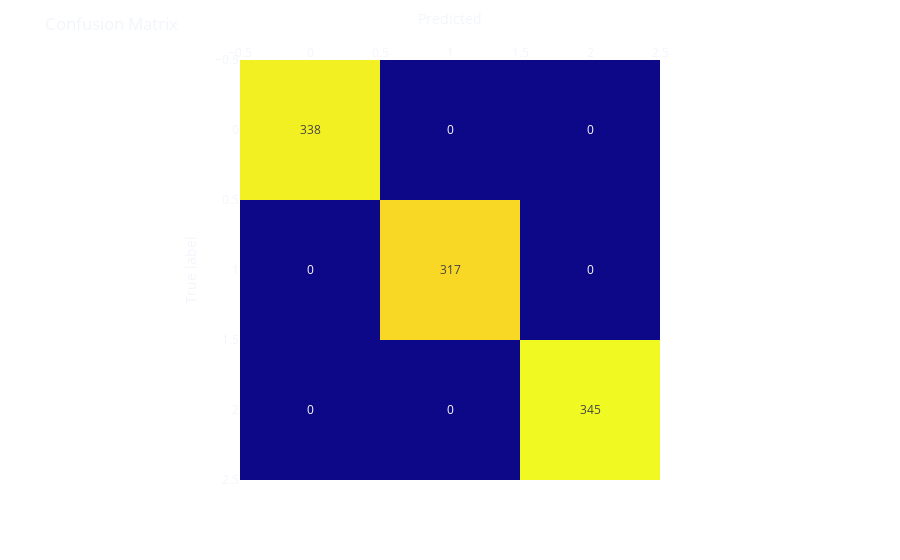

The code cell stored with this chart in its notebook:
### Markdown cell above
Training a classifier with such well-behaved blobs and so many correctly labeled samples is a trivial task.

### Code cell
from sklearn.model_selection import train_test_split
from sklearn.linear_model import LogisticRegression
from sklearn.preprocessing import MinMaxScaler
from sklearn.metrics import confusion_matrix

scaler = MinMaxScaler()

X_train, X_test, y_train, y_test = train_test_split(
    scaler.fit_transform(X),
    y,
    test_size=0.1,
    random_state=42
)

model = LogisticRegression(solver='lbfgs', max_iter=5000)
model.fit(X_train, y_train)

score = model.score(X_test,  y_test)
preds = model.predict(X_test)
matrix = confusion_matrix(y_test, preds)
print(f'Model Accuracy: {round(score * 100 ,2)}%.')

fig = px.imshow(matrix,
                labels=dict(x="Predicted", y="True label"),
                x=np.unique(y),
                y=np.unique(y),
                text_auto=True
                )
fig.update_xaxes(side='top')
fig.update_layout(template='plotly_dark',
                  title='Confusion Matrix',
                  coloraxis_showscale=False,
                  paper_bgcolor='rgba(0, 0, 0, 0)',
                  plot_bgcolor='rgba(0, 0, 0, 0)')
fig.show()

### Figure 1 — Plotly figure (JSON) as saved in the notebook; plotly's stock layout.template omitted (floating-point values rounded to 4 significant figures)
{"data": [{"coloraxis": "coloraxis", "hovertemplate": "Predicted: %{x}<br>True label: %{y}<br>color: %{z}<extra></extra>", "name": "0", "texttemplate": "%{z}", "type": "heatmap", "x": [0, 1, 2], "xaxis": "x", "y": [0, 1, 2], "yaxis": "y", "z": [[338, 0, 0], [0, 317, 0], [0, 0, 345]]}], "layout": {"coloraxis": {"colorscale": [[0, "#0d0887"], [0.1111, "#46039f"], [0.2222, "#7201a8"], [0.3333, "#9c179e"], [0.4444, "#bd3786"], [0.5556, "#d8576b"], [0.6667, "#ed7953"], [0.7778, "#fb9f3a"], [0.8889, "#fdca26"], [1, "#f0f921"]], "showscale": false}, "margin": {"t": 60}, "paper_bgcolor": "rgba(0, 0, 0, 0)", "plot_bgcolor": "rgba(0, 0, 0, 0)", "title": {"text": "Confusion Matrix"}, "xaxis": {"anchor": "y", "constrain": "domain", "domain": [0, 1], "scaleanchor": "y", "side": "top", "title": {"text": "Predicted"}}, "yaxis": {"anchor": "x", "autorange": "reversed", "constrain": "domain", "domain": [0, 1], "title": {"text": "True label"}}}}
